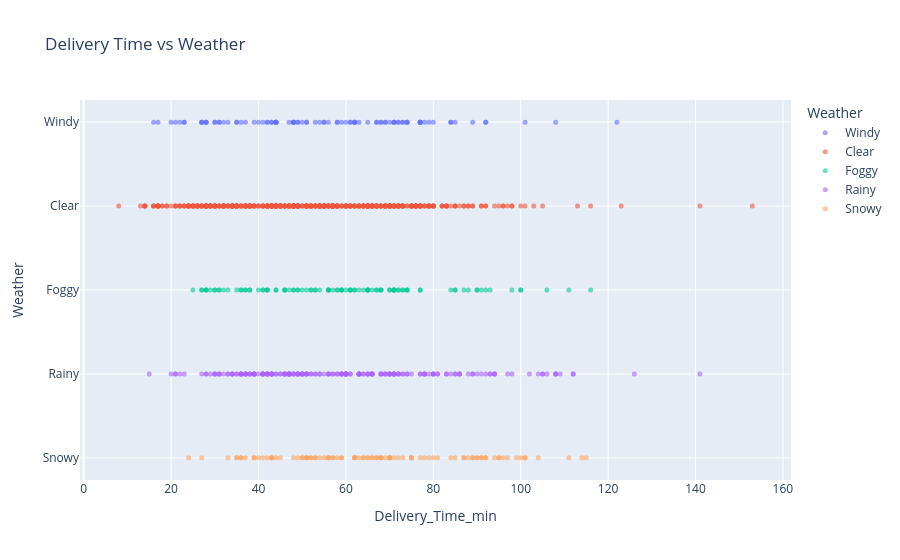

The cell this chart's notebook holds for it:
### Code cell
fig=px.scatter(df,x='Delivery_Time_min',y='Weather',color='Weather',opacity=0.6,hover_data=['Time_of_Day','Traffic_Level'],title='Delivery Time vs Weather')
fig.update_traces(marker_size=5)
fig.show()

### Figure 1 — Plotly figure (JSON) as saved in the notebook; plotly's stock layout.template omitted (floating-point values rounded to 4 significant figures; data arrays with more than 128 entries replaced by an {"elided": "..."} marker saying what was removed)
{"data": [{"customdata": {"elided": "96x2 str values"}, "hovertemplate": "Weather=%{y}<br>Delivery_Time_min=%{x}<br>Time_of_Day=%{customdata[0]}<br>Traffic_Level=%{customdata[1]}<extra></extra>", "legendgroup": "Windy", "marker": {"color": "#636efa", "opacity": 0.6, "size": 5, "symbol": "circle"}, "mode": "markers", "name": "Windy", "orientation": "h", "showlegend": true, "type": "scatter", "x": [43, 56, 44, 61, 67, 31, 69, 40, 68, 74, 73, 79, 58, 78, 68, 35, 41, 27, 48, 51, 22, 47, 23, 77, 67, 30, 17, 28, 101, 27, 28, 16, 62, 71, 69, 71, 63, 50, 70, 62, 85, 89, 49, 37, 48, 71, 31, 84, 28, 77, 108, 62, 62, 33, 92, 42, 21, 30, 74, 65, 43, 39, 27, 20, 42, 60, 23, 48, 55, 32, 44, 48, 72, 77, 72, 51, 36, 44, 73, 61, 49, 80, 55, 44, 84, 77, 77, 44, 74, 54, 122, 53, 59, 35, 92, 58], "xaxis": "x", "y": ["Windy", "Windy", "Windy", "Windy", "Windy", "Windy", "Windy", "Windy", "Windy", "Windy", "Windy", "Windy", "Windy", "Windy", "Windy", "Windy", "Windy", "Windy", "Windy", "Windy", "Windy", "Windy", "Windy", "Windy", "Windy", "Windy", "Windy", "Windy", "Windy", "Windy", "Windy", "Windy", "Windy", "Windy", "Windy", "Windy", "Windy", "Windy", "Windy", "Windy", "Windy", "Windy", "Windy", "Windy", "Windy", "Windy", "Windy", "Windy", "Windy", "Windy", "Windy", "Windy", "Windy", "Windy", "Windy", "Windy", "Windy", "Windy", "Windy", "Windy", "Windy", "Windy", "Windy", "Windy", "Windy", "Windy", "Windy", "Windy", "Windy", "Windy", "Windy", "Windy", "Windy", "Windy", "Windy", "Windy", "Windy", "Windy", "Windy", "Windy", "Windy", "Windy", "Windy", "Windy", "Windy", "Windy", "Windy", "Windy", "Windy", "Windy", "Windy", "Windy", "Windy", "Windy", "Windy", "Windy"], "yaxis": "y"}, {"customdata": {"elided": "470x2 str values"}, "hovertemplate": "Weather=%{y}<br>Delivery_Time_min=%{x}<br>Time_of_Day=%{customdata[0]}<br>Traffic_Level=%{customdata[1]}<extra></extra>", "legendgroup": "Clear", "marker": {"color": "#EF553B", "opacity": 0.6, "size": 5, "symbol": "circle"}, "mode": "markers", "name": "Clear", "orientation": "h", "showlegend": true, "type": "scatter", "x": {"elided": "470 int values"}, "xaxis": "x", "y": {"elided": "470 str values"}, "yaxis": "y"}, {"customdata": {"elided": "103x2 str values"}, "hovertemplate": "Weather=%{y}<br>Delivery_Time_min=%{x}<br>Time_of_Day=%{customdata[0]}<br>Traffic_Level=%{customdata[1]}<extra></extra>", "legendgroup": "Foggy", "marker": {"color": "#00cc96", "opacity": 0.6, "size": 5, "symbol": "circle"}, "mode": "markers", "name": "Foggy", "orientation": "h", "showlegend": true, "type": "scatter", "x": [59, 73, 27, 111, 46, 37, 73, 27, 65, 29, 91, 116, 60, 33, 61, 48, 50, 72, 85, 87, 62, 52, 51, 100, 63, 32, 42, 36, 70, 36, 92, 38, 53, 28, 61, 31, 35, 68, 41, 31, 44, 67, 74, 68, 30, 52, 100, 44, 46, 65, 61, 106, 66, 41, 57, 71, 47, 65, 71, 56, 58, 77, 71, 71, 38, 90, 40, 56, 49, 46, 71, 59, 74, 42, 48, 84, 68, 70, 30, 88, 74, 67, 37, 28, 54, 49, 56, 77, 72, 65, 90, 56, 53, 25, 98, 93, 42, 64, 62, 85, 59, 28, 58], "xaxis": "x", "y": ["Foggy", "Foggy", "Foggy", "Foggy", "Foggy", "Foggy", "Foggy", "Foggy", "Foggy", "Foggy", "Foggy", "Foggy", "Foggy", "Foggy", "Foggy", "Foggy", "Foggy", "Foggy", "Foggy", "Foggy", "Foggy", "Foggy", "Foggy", "Foggy", "Foggy", "Foggy", "Foggy", "Foggy", "Foggy", "Foggy", "Foggy", "Foggy", "Foggy", "Foggy", "Foggy", "Foggy", "Foggy", "Foggy", "Foggy", "Foggy", "Foggy", "Foggy", "Foggy", "Foggy", "Foggy", "Foggy", "Foggy", "Foggy", "Foggy", "Foggy", "Foggy", "Foggy", "Foggy", "Foggy", "Foggy", "Foggy", "Foggy", "Foggy", "Foggy", "Foggy", "Foggy", "Foggy", "Foggy", "Foggy", "Foggy", "Foggy", "Foggy", "Foggy", "Foggy", "Foggy", "Foggy", "Foggy", "Foggy", "Foggy", "Foggy", "Foggy", "Foggy", "Foggy", "Foggy", "Foggy", "Foggy", "Foggy", "Foggy", "Foggy", "Foggy", "Foggy", "Foggy", "Foggy", "Foggy", "Foggy", "Foggy", "Foggy", "Foggy", "Foggy", "Foggy", "Foggy", "Foggy", "Foggy", "Foggy", "Foggy", "Foggy", "Foggy", "Foggy"], "yaxis": "y"}, {"customdata": {"elided": "204x2 str values"}, "hovertemplate": "Weather=%{y}<br>Delivery_Time_min=%{x}<br>Time_of_Day=%{customdata[0]}<br>Traffic_Level=%{customdata[1]}<extra></extra>", "legendgroup": "Rainy", "marker": {"color": "#ab63fa", "opacity": 0.6, "size": 5, "symbol": "circle"}, "mode": "markers", "name": "Rainy", "orientation": "h", "showlegend": true, "type": "scatter", "x": {"elided": "204 int values"}, "xaxis": "x", "y": {"elided": "204 str values"}, "yaxis": "y"}, {"customdata": {"elided": "97x2 str values"}, "hovertemplate": "Weather=%{y}<br>Delivery_Time_min=%{x}<br>Time_of_Day=%{customdata[0]}<br>Traffic_Level=%{customdata[1]}<extra></extra>", "legendgroup": "Snowy", "marker": {"color": "#FFA15A", "opacity": 0.6, "size": 5, "symbol": "circle"}, "mode": "markers", "name": "Snowy", "orientation": "h", "showlegend": true, "type": "scatter", "x": [35, 88, 35, 24, 70, 70, 73, 36, 43, 104, 62, 111, 48, 70, 87, 57, 37, 36, 68, 75, 62, 54, 57, 72, 64, 55, 68, 59, 51, 62, 40, 63, 59, 70, 66, 92, 69, 89, 67, 41, 58, 80, 56, 52, 52, 65, 115, 43, 75, 71, 90, 64, 45, 77, 99, 89, 42, 101, 53, 96, 94, 56, 78, 51, 53, 95, 92, 33, 91, 67, 68, 87, 91, 90, 49, 84, 39, 66, 44, 65, 56, 95, 100, 50, 75, 85, 97, 79, 50, 114, 101, 27, 43, 39, 51, 62, 81], "xaxis": "x", "y": ["Snowy", "Snowy", "Snowy", "Snowy", "Snowy", "Snowy", "Snowy", "Snowy", "Snowy", "Snowy", "Snowy", "Snowy", "Snowy", "Snowy", "Snowy", "Snowy", "Snowy", "Snowy", "Snowy", "Snowy", "Snowy", "Snowy", "Snowy", "Snowy", "Snowy", "Snowy", "Snowy", "Snowy", "Snowy", "Snowy", "Snowy", "Snowy", "Snowy", "Snowy", "Snowy", "Snowy", "Snowy", "Snowy", "Snowy", "Snowy", "Snowy", "Snowy", "Snowy", "Snowy", "Snowy", "Snowy", "Snowy", "Snowy", "Snowy", "Snowy", "Snowy", "Snowy", "Snowy", "Snowy", "Snowy", "Snowy", "Snowy", "Snowy", "Snowy", "Snowy", "Snowy", "Snowy", "Snowy", "Snowy", "Snowy", "Snowy", "Snowy", "Snowy", "Snowy", "Snowy", "Snowy", "Snowy", "Snowy", "Snowy", "Snowy", "Snowy", "Snowy", "Snowy", "Snowy", "Snowy", "Snowy", "Snowy", "Snowy", "Snowy", "Snowy", "Snowy", "Snowy", "Snowy", "Snowy", "Snowy", "Snowy", "Snowy", "Snowy", "Snowy", "Snowy", "Snowy", "Snowy"], "yaxis": "y"}], "layout": {"legend": {"title": {"text": "Weather"}, "tracegroupgap": 0}, "title": {"text": "Delivery Time vs Weather"}, "xaxis": {"anchor": "y", "domain": [0, 1], "title": {"text": "Delivery_Time_min"}}, "yaxis": {"anchor": "x", "categoryarray": [null, "Snowy", "Rainy", "Foggy", "Clear", "Windy"], "categoryorder": "array", "domain": [0, 1], "title": {"text": "Weather"}}}}
